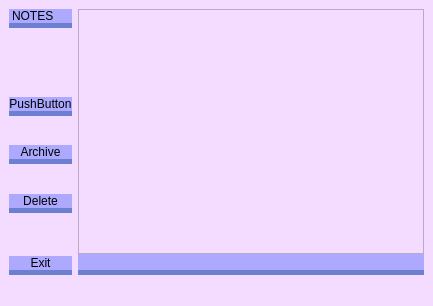
<?xml version="1.0" encoding="UTF-8"?>
<ui version="4.0">
 <class>MainWindow</class>
 <widget class="QMainWindow" name="MainWindow">
  <property name="geometry">
   <rect>
    <x>0</x>
    <y>0</y>
    <width>433</width>
    <height>306</height>
   </rect>
  </property>
  <property name="windowTitle">
   <string>MainWindow</string>
  </property>
  <property name="styleSheet">
   <string notr="true">background-color: rgb(243, 220, 255);</string>
  </property>
  <widget class="QWidget" name="centralwidget">
   <layout class="QGridLayout" name="gridLayout_2">
    <item row="1" column="0">
     <layout class="QGridLayout" name="gridLayout">
      <item row="0" column="1">
       <layout class="QVBoxLayout" name="verticalLayout_2">
        <property name="spacing">
         <number>0</number>
        </property>
        <item>
         <widget class="QListWidget" name="listWidget"/>
        </item>
        <item>
         <widget class="QLineEdit" name="lineEdit">
          <property name="styleSheet">
           <string notr="true">font: 11pt &quot;Bodoni MT&quot;;
background-color: rgb(172, 169, 255);
border-radius: 0px;
border-bottom-style:solid;
border-bottom-width: 5px;
border-bottom-color: rgb(109, 127, 209);</string>
          </property>
          <property name="text">
           <string/>
          </property>
         </widget>
        </item>
       </layout>
      </item>
      <item row="0" column="0">
       <layout class="QVBoxLayout" name="verticalLayout">
        <item>
         <widget class="QLabel" name="label">
          <property name="styleSheet">
           <string notr="true">font: 14pt &quot;Bodoni MT&quot;;
background-color: rgb(172, 169, 255);
border-radius: 10px;
border-bottom-style:solid;
border-bottom-width: 5px;
border-bottom-color: rgb(109, 127, 209);
</string>
          </property>
          <property name="text">
           <string>NOTES</string>
          </property>
         </widget>
        </item>
        <item>
         <spacer name="verticalSpacer_2">
          <property name="orientation">
           <enum>Qt::Vertical</enum>
          </property>
          <property name="sizeHint" stdset="0">
           <size>
            <width>20</width>
            <height>66</height>
           </size>
          </property>
         </spacer>
        </item>
        <item>
         <widget class="QPushButton" name="pushButton_4">
          <property name="styleSheet">
           <string notr="true">font: 11pt &quot;Bodoni MT&quot;;
background-color: rgb(172, 169, 255);
border-radius: 10px;
border-bottom-style:solid;
border-bottom-width: 5px;
border-bottom-color: rgb(109, 127, 209);</string>
          </property>
          <property name="text">
           <string>PushButton</string>
          </property>
         </widget>
        </item>
        <item>
         <spacer name="verticalSpacer">
          <property name="orientation">
           <enum>Qt::Vertical</enum>
          </property>
          <property name="sizeHint" stdset="0">
           <size>
            <width>20</width>
            <height>27</height>
           </size>
          </property>
         </spacer>
        </item>
        <item>
         <widget class="QPushButton" name="pushButton_3">
          <property name="styleSheet">
           <string notr="true">font: 11pt &quot;Bodoni MT&quot;;
background-color: rgb(172, 169, 255);
border-radius: 10px;
border-bottom-style:solid;
border-bottom-width: 5px;
border-bottom-color: rgb(109, 127, 209);
</string>
          </property>
          <property name="text">
           <string>Archive</string>
          </property>
         </widget>
        </item>
        <item>
         <spacer name="verticalSpacer_3">
          <property name="orientation">
           <enum>Qt::Vertical</enum>
          </property>
          <property name="sizeHint" stdset="0">
           <size>
            <width>20</width>
            <height>27</height>
           </size>
          </property>
         </spacer>
        </item>
        <item>
         <widget class="QPushButton" name="pushButton_2">
          <property name="styleSheet">
           <string notr="true">font: 11pt &quot;Bodoni MT&quot;;
background-color: rgb(172, 169, 255);
border-radius: 10px;
border-bottom-style:solid;
border-bottom-width: 5px;
border-bottom-color: rgb(109, 127, 209);
</string>
          </property>
          <property name="text">
           <string>Delete</string>
          </property>
         </widget>
        </item>
        <item>
         <spacer name="verticalSpacer_4">
          <property name="orientation">
           <enum>Qt::Vertical</enum>
          </property>
          <property name="sizeHint" stdset="0">
           <size>
            <width>20</width>
            <height>40</height>
           </size>
          </property>
         </spacer>
        </item>
        <item>
         <widget class="QPushButton" name="pushButton">
          <property name="styleSheet">
           <string notr="true">font: 11pt &quot;Bodoni MT&quot;;
background-color: rgb(172, 169, 255);
border-radius: 10px;
border-bottom-style:solid;
border-bottom-width: 5px;
border-bottom-color: rgb(109, 127, 209);
</string>
          </property>
          <property name="text">
           <string>Exit</string>
          </property>
         </widget>
        </item>
       </layout>
      </item>
     </layout>
    </item>
   </layout>
  </widget>
  <widget class="QMenuBar" name="menubar">
   <property name="geometry">
    <rect>
     <x>0</x>
     <y>0</y>
     <width>433</width>
     <height>21</height>
    </rect>
   </property>
  </widget>
  <widget class="QStatusBar" name="statusbar">
   <property name="sizeGripEnabled">
    <bool>true</bool>
   </property>
  </widget>
 </widget>
 <resources/>
 <connections/>
</ui>
